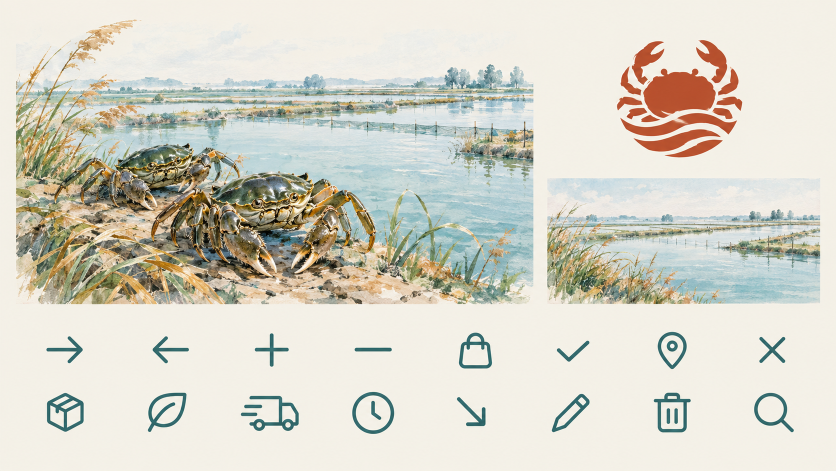
#> input picture docs/image-atlas/sources/1.png, 1672 x 941 px (shown at 1/2 size)
$ python crop_icons.py
#> lines starting #> are read from the running program, lines starting #| are printed output that depends on the picture; after the words box and inside, x2 and y2 are one past the last pixel; in counts of white or black regions, pixels touching at a corner belong together
"""从用户提供的第一张拼图裁切图标；不修改源文件。"""
from collections import deque
from pathlib import Path
import json
import sys

import numpy as np
from PIL import Image, ImageDraw

ROOT = Path(__file__).resolve().parents[2]
SOURCE = Path(sys.argv[1]) if len(sys.argv) > 1 else ROOT / 'docs/image-atlas/sources/1.png'
OUT = ROOT / 'public/assets/jiangdu-v1/icons'
DOCS = Path(__file__).resolve().parent
NAMES = ['arrow-right', 'arrow-left', 'plus', 'minus', 'bag', 'check', 'pin', 'close',
         'box', 'leaf', 'truck', 'clock', 'chevron-down', 'edit', 'trash', 'search']
CENTERS = [130, 339, 544, 745, 949, 1147, 1343, 1545]


def keep_components(mask):
    seen = np.zeros(mask.shape, dtype=bool)
    kept = np.zeros(mask.shape, dtype=bool)
    height, width = mask.shape
    for y, x in zip(*np.where(mask)):
        if seen[y, x]:
            continue
        pending = deque([(y, x)])
        seen[y, x] = True
        points = []
        while pending:
            py, px = pending.popleft()
            points.append((py, px))
            for dy, dx in ((-1, 0), (1, 0), (0, -1), (0, 1)):
                ny, nx = py + dy, px + dx
                if 0 <= ny < height and 0 <= nx < width and mask[ny, nx] and not seen[ny, nx]:
                    seen[ny, nx] = True
                    pending.append((ny, nx))
        if len(points) >= 8:
            for py, px in points:
                kept[py, px] = True
    return kept


def extract(crop):
    rgb = np.asarray(crop, dtype=float)
    paper = rgb[(rgb[:, :, 0] > 220) & (rgb[:, :, 0] >= rgb[:, :, 1])]
    background = np.median(paper, axis=0)
    ink_pixels = rgb[(rgb[:, :, 1] - rgb[:, :, 0] > 30) & (rgb[:, :, 0] < 95)]
    # 用实图中的深色笔触估算纸面混色，保持原青绿而非另行上色。
    ink = np.percentile(ink_pixels, 25, axis=0)
    direction = background - ink
    alpha = np.clip(np.sum((background - rgb) * direction, axis=2) / np.sum(direction ** 2), 0, 1)
    mask = keep_components((alpha > 0.055) & (rgb[:, :, 1] - rgb[:, :, 0] > 4))
    alpha *= mask
    unmatte = np.clip((rgb - background * (1 - alpha[:, :, None])) / np.maximum(alpha[:, :, None], 0.001), 0, 255)
    rgba = np.dstack((unmatte, alpha * 255)).round().astype(np.uint8)
    rgba[~mask] = 0
    image = Image.fromarray(rgba)
    bbox = image.getbbox()
    if bbox is None:
        raise ValueError('未检出图标')
    tight = image.crop(bbox)
    scale = 96 / max(tight.size)
    size = tuple(max(1, round(value * scale)) for value in tight.size)
    tight = tight.resize(size, Image.Resampling.LANCZOS)
    canvas = Image.new('RGBA', (128, 128))
    canvas.alpha_composite(tight, ((128 - size[0]) // 2, (128 - size[1]) // 2))
    return canvas, bbox


source = Image.open(SOURCE).convert('RGB')
#> source is the input picture: PIL image 1672x941 RGB; mean R, G, B 214.4, 212.5, 200.4
if source.size != (1672, 941):
    raise ValueError(f'源图尺寸与坐标不符: {source.size}')
OUT.mkdir(parents=True, exist_ok=True)
source_reference = str(SOURCE.resolve().relative_to(ROOT)) if SOURCE.resolve().is_relative_to(ROOT) else str(SOURCE.resolve())
manifest = {'source': source_reference, 'sourceSize': {'width': 1672, 'height': 941},
            'outputSize': {'width': 128, 'height': 128}, 'maxSubjectSize': 96,
            'assets': [], 'rejected': []}
previews = []
for index, name in enumerate(NAMES):
    x = CENTERS[index % 8] - 80
    y, h = (642, 112) if index < 8 else (760, 136)
    rect = {'x': x, 'y': y, 'width': 160, 'height': h}
    item = {'id': f'C{index + 4:02}', 'name': name, 'sourceRect': rect}
    if name == 'chevron-down':
        item['reason'] = '源图为向右下斜箭头，不是向下折角；拒绝用作展开/折叠图标。'
        manifest['rejected'].append(item)
        continue
    canvas, bbox = extract(source.crop((x, y, x + 160, y + h)))
    path = OUT / f'{name}.png'
    canvas.save(path, optimize=True)
    item.update({'path': str(path.relative_to(ROOT)), 'outputSize': {'width': 128, 'height': 128},
                 'subjectSourceRect': {'x': x + bbox[0], 'y': y + bbox[1],
                                       'width': bbox[2] - bbox[0], 'height': bbox[3] - bbox[1]}})
    manifest['assets'].append(item)
    previews.append((item['id'], name, canvas))
#> this loop made 16 passes
#> (ink in extract, direction in extract, bbox) on passes 1 to 12: ([47, 101, 103], [197, 139, 128], (42, 30, 116, 85)), ([47, 101, 103.2], [197, 139, 127.8], (46, 30, 119, 85)), ([45.5, 100, 102], [198.5, 140, 129], (45, 24, 114, 92)), ([43, 96.25, 99], [201, 143.8, 132], (44, 53, 119, 62)), ([44, 99, 103], [200, 141, 128], (48, 23, 116, 96)), ([47, 101, 104], [197, 139, 127], (46, 39, 112, 82)), ([46, 100, 104], [198, 140, 127], (52, 21, 111, 97)), ([46, 99, 102], [198, 141, 129], (53, 31, 106, 84)), ([46, 101, 105], [198, 139, 126], (43, 25, 118, 104)), ([44, 100, 103], [200, 140, 128], (36, 25, 114, 104)), ([46, 100, 103], [198, 140, 128], (17, 31, 134, 102)), ([46, 100, 104], [198, 140, 127], (39, 23, 124, 108))
#> pass 1, in extract, `rgb = np.asarray(crop, dtype=float)`:
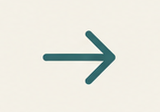
#> rgb: shape (112, 160, 3) float64; mean R, G, B 233.4, 233, 224.2
#> pass 1, in extract, `alpha = np.clip(np.sum((background - rgb) * direction, axis=2) / np.su..`:
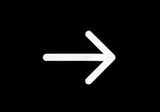
#> alpha: shape (112, 160) float64; min 0, max 1, mean 0.0533
#> pass 1, in extract, `mask = keep_components((alpha > 0.055) & (rgb[:, :, 1] - rgb[:, :, 0] ..`:
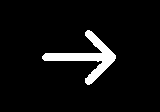
#> mask: shape (112, 160) bool; 6% white; 1 white region, box (x1, y1, x2, y2) and area: (42, 30, 116, 85) 1073
#> after the loop:
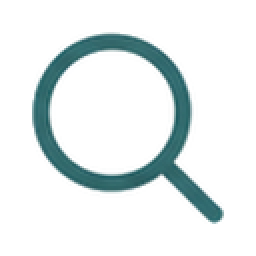
#> canvas: PIL image 128x128 RGBA (shown 2 times larger); mean R, G, B, A 7.7, 19, 19.7, 32.4; transparent parts drawn white
#> after the loop, previews = 15 items
(DOCS / 'icon-crops-v1.json').write_text(json.dumps(manifest, ensure_ascii=False, indent=2) + '\n')
sheet = Image.new('RGB', (960, 660), '#e0e5e1')
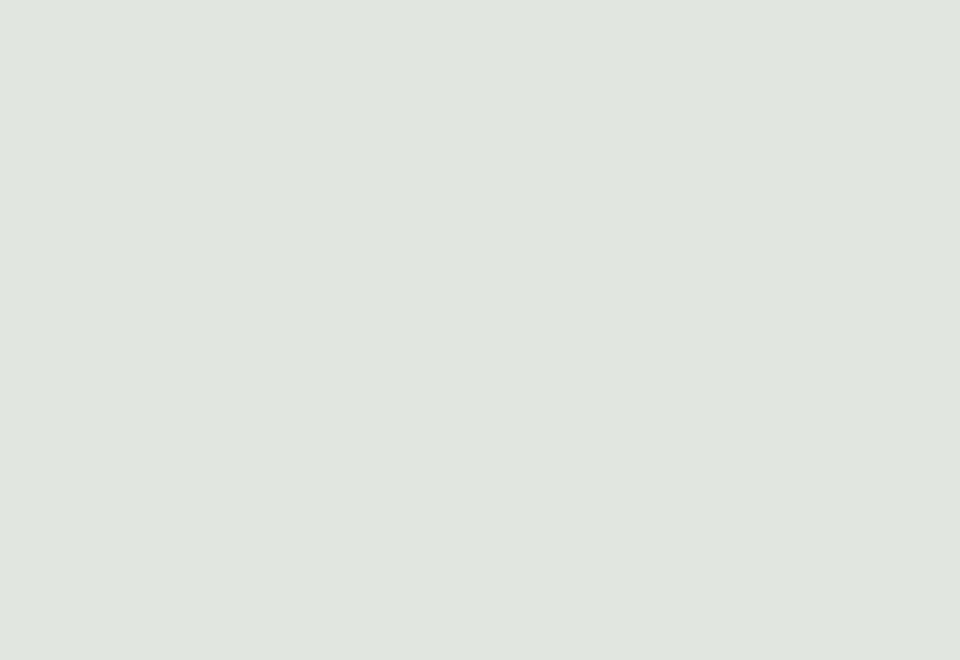
#> sheet: PIL image 960x660 RGB; mean R, G, B 224, 229, 225
draw = ImageDraw.Draw(sheet)
for i, (identifier, name, icon) in enumerate(previews):
    left, top = (i % 5) * 192, (i // 5) * 220
    # 对照深浅背景，检查残余纸边及抗锯齿。
    for cy in range(8):
        for cx in range(8):
            color = '#f7f5ef' if (cx + cy) % 2 == 0 else '#becac4'
            draw.rectangle((left + 32 + cx * 16, top + 20 + cy * 16,
                            left + 47 + cx * 16, top + 35 + cy * 16), fill=color)
    sheet.paste(icon, (left + 32, top + 20), icon)
    draw.text((left + 16, top + 165), f'{identifier} {name}', fill='#243c38')
#> this loop made 15 passes
#> (identifier, name, left, top) on passes 1 to 12: ('C04', 'arrow-right', 0, 0), ('C05', 'arrow-left', 192, 0), ('C06', 'plus', 384, 0), ('C07', 'minus', 576, 0), ('C08', 'bag', 768, 0), ('C09', 'check', 0, 220), ('C10', 'pin', 192, 220), ('C11', 'close', 384, 220), ('C12', 'box', 576, 220), ('C13', 'leaf', 768, 220), ('C14', 'truck', 0, 440), ('C15', 'clock', 192, 440)
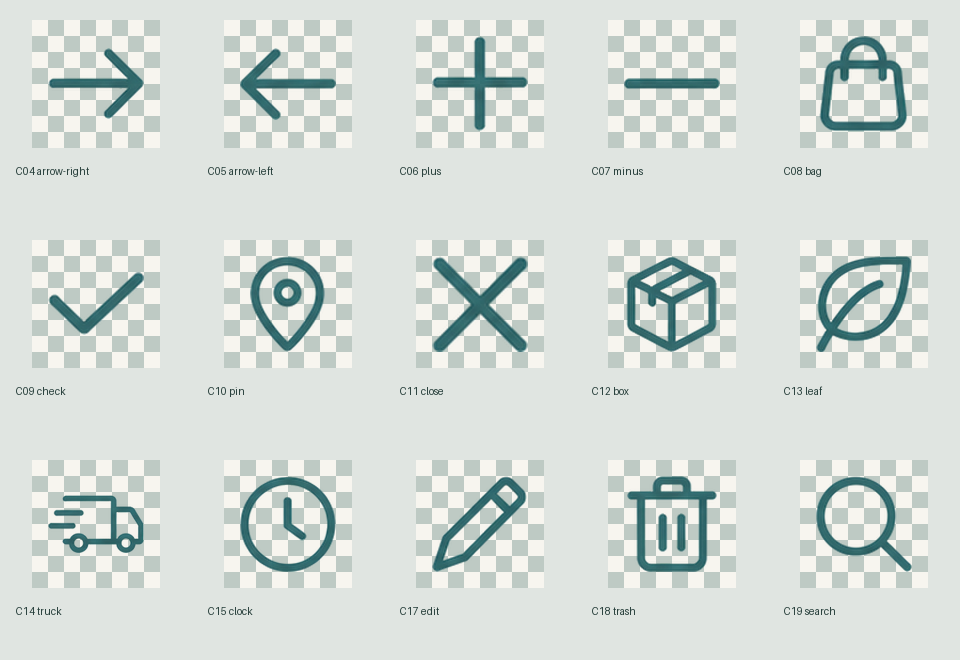
#> sheet: PIL image 960x660 RGB; mean R, G, B 212.3, 220, 215.8
sheet.save(DOCS / 'icon-contact-sheet-v1.png')
print(f'已裁切 {len(manifest["assets"])} 个图标，拒绝 {len(manifest["rejected"])} 个。')
